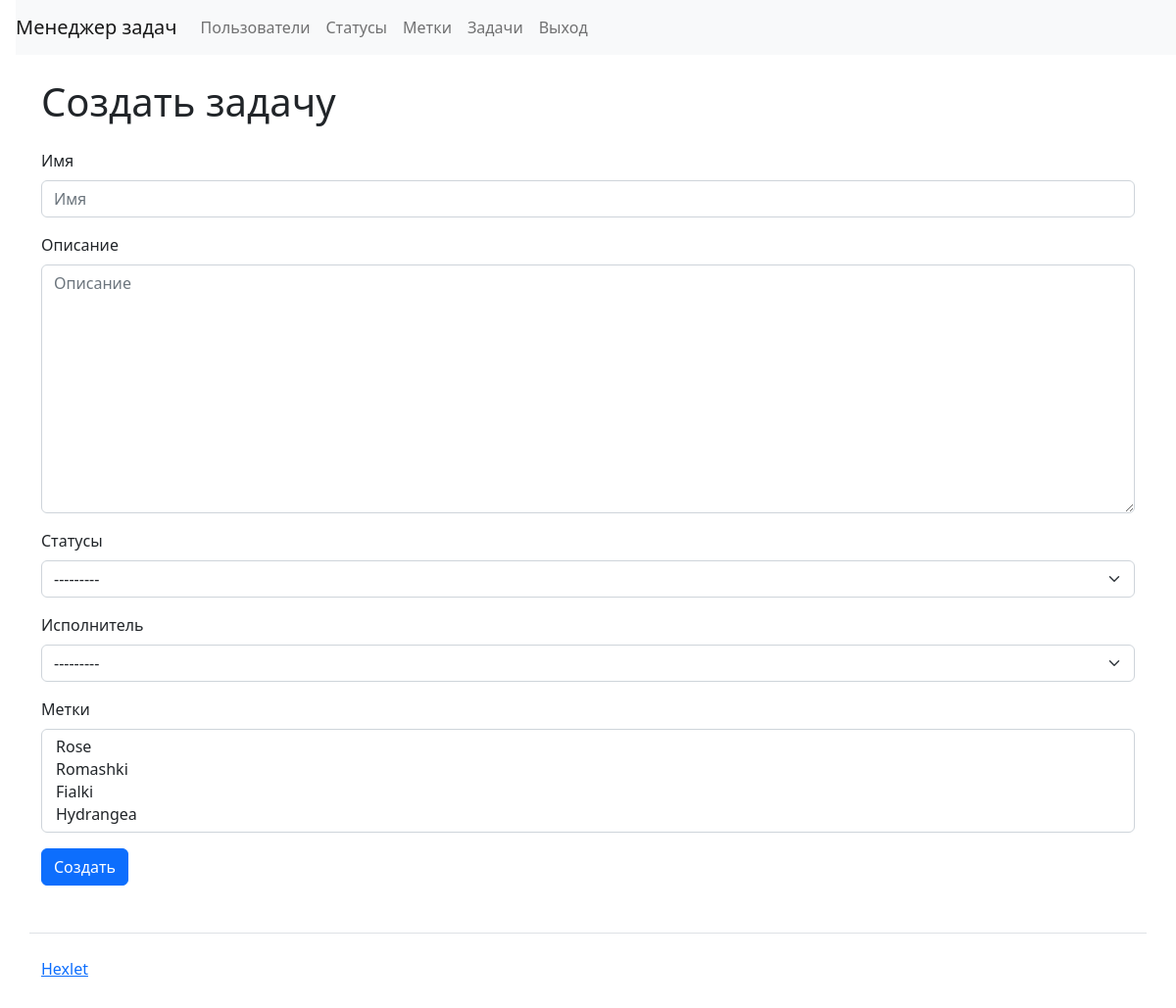
Before: /tasks/create/ with the older database file.
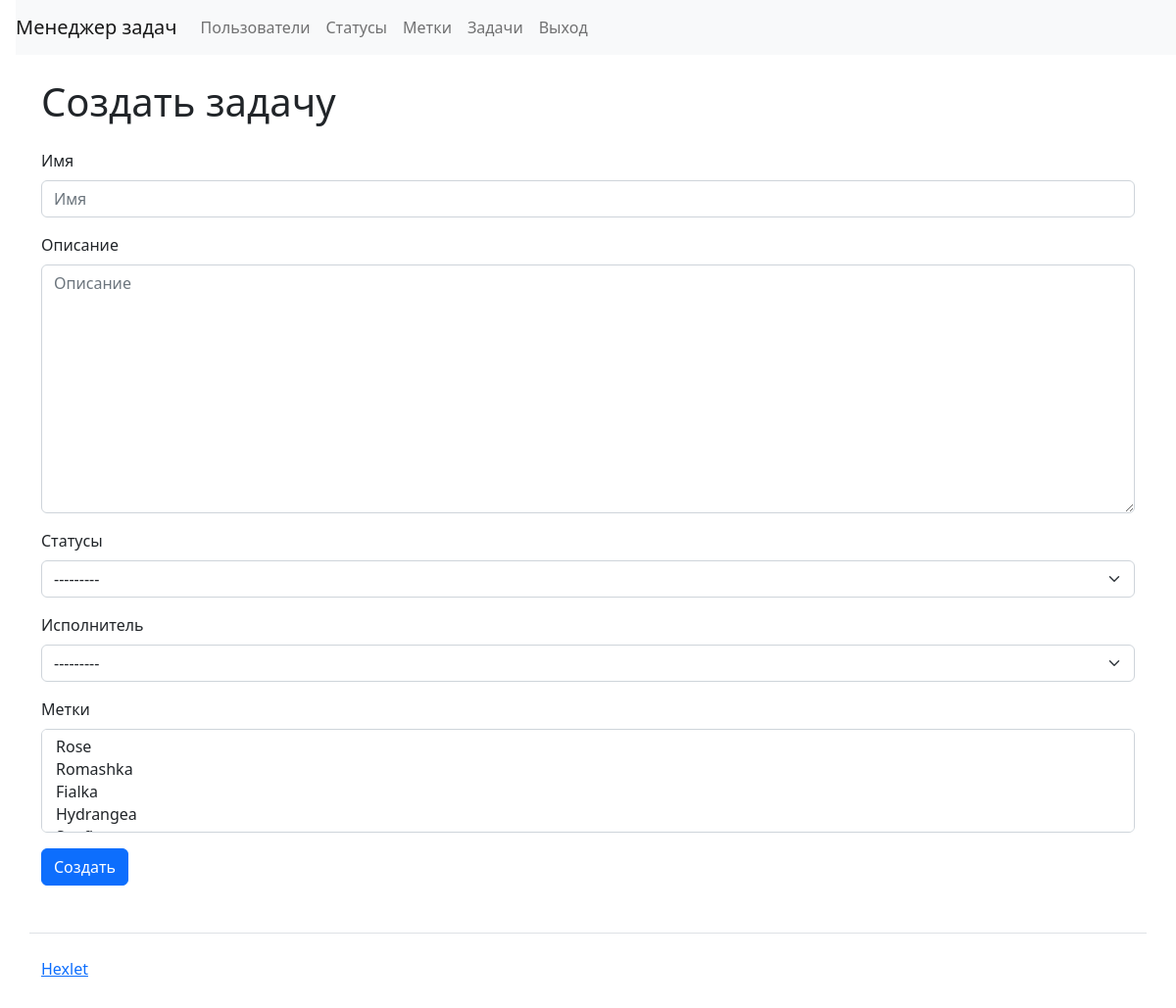
After: the same page with the newer database file.
### task_manager/tasks/views.py (the view, shortened to what this page needs)
# urls.py: path('create/', TaskFormCreateView.as_view(), name='task_create'),
class TaskFormCreateView(SuccessMessageMixin, CreateView):
    form_class = TaskForm
    template_name = 'tasks/create.html'
    success_url = reverse_lazy('tasks_index')
    success_message = _("Task successfully created")

### task_manager/tasks/forms.py
class TaskForm(forms.ModelForm):
    class Meta:
        model = Task
        fields = ['name', 'description', 'status', 'executor', 'labels']

### task_manager/labels/models.py (called while the page is built)
    def __str__(self):
        return self.name

### task_manager/statuses/models.py (called while the page is built)
    def __str__(self):
        return self.name

### task_manager/users/models.py (called while the page is built)
    def __str__(self):
        return self.username

### task_manager/templates/tasks/create.html (shortened to what this page needs)
{% extends "base.html" %}
{% load django_bootstrap5 %}
{% load i18n %}
{% block nav %}
{% include "nav_user.html" %}
{% endblock %}
{% block content %}
  <h1 class="my-4">{% translate "Create task" %}</h1>
  <form method="post">
  {% bootstrap_form form %}
    <input class="btn btn-primary" type="submit" value={% translate "Create" %}>
  </form>
{% endblock %}

Changed rows visible on the page:
changed Status: name "In work" → "New" (drawn)
Other visible differences:
form field labels: "Rose / Romashki / Fialki / Hydrangea" → "Rose / Romashka / Fialka / Hydrangea"
